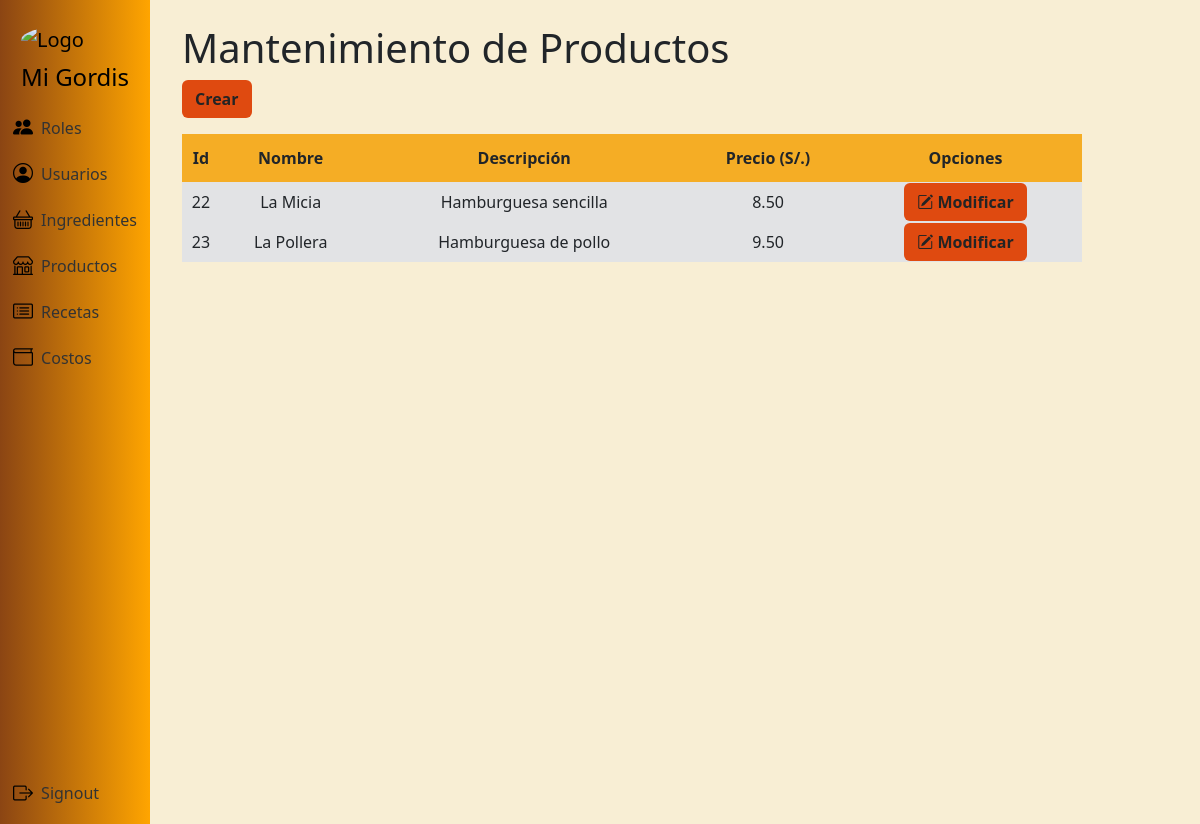
/productos/ (signed in), run on an earlier commit of the app's database.
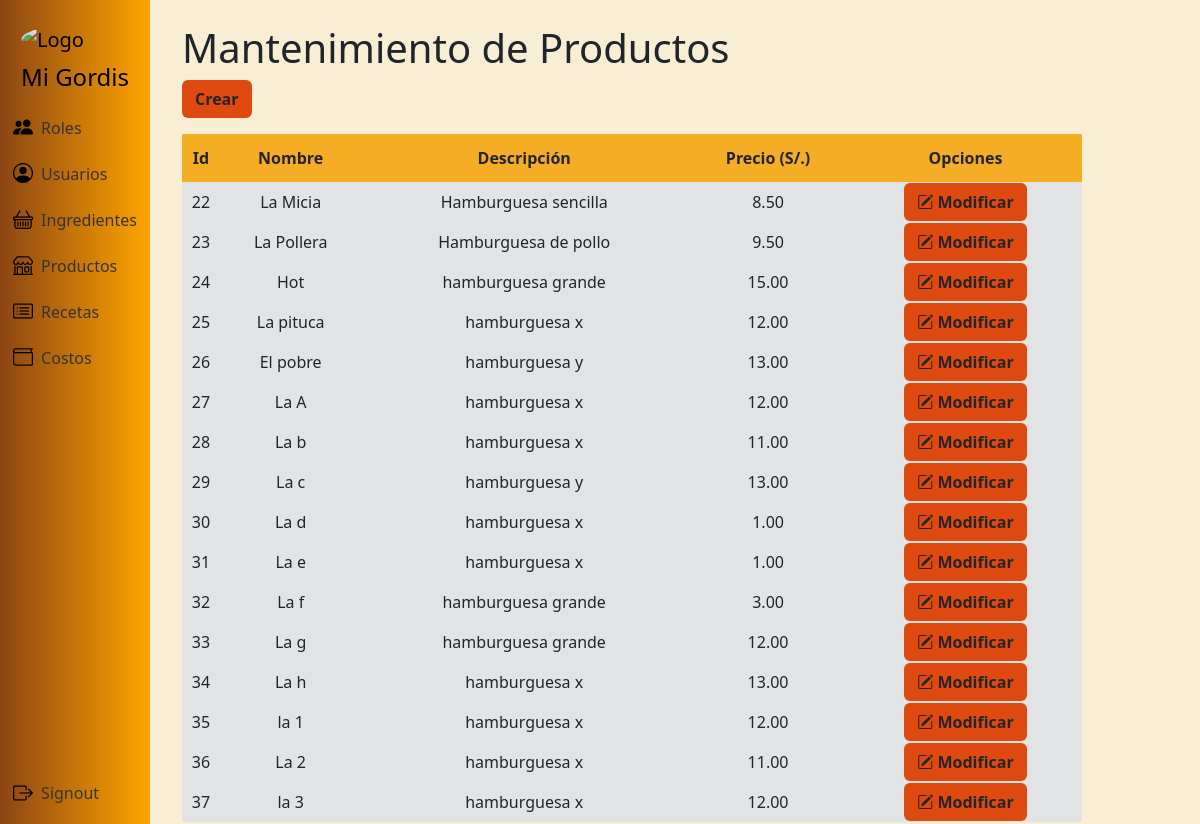
And on a later commit of the database.
### app/models.py (models this page shows, shortened)
class Producto(models.Model):
    id_producto = models.AutoField(primary_key=True)
    nombre_producto = models.CharField(max_length=100)
    descripcion = models.TextField(blank=True, null=True)
    precio_producto = models.DecimalField(max_digits=10, decimal_places=2, blank=True, null=True)

### app/views.py (the view)
# urls.py: path("productos/", views.productos, name="productos"),
@login_required
@admin_required
def productos(request):
    productos = Producto.objects.all()
    contexto = {"productos": productos}
    return render(request, "producto/producto.html", contexto)

### app/models.py (called while the page is built)
    @property
    def is_rol_admin(self):
        return self.rol.is_admin if self.rol else False

### app/templates/producto/producto.html
{% extends 'layouts/base.html' %}
{% block content %}
<h1>Mantenimiento de Productos</h1>
<a class="btn btn-color fw-bold mb-3" href="{% url 'producto_crear' %}" role="button">Crear</a>
<table class="tb">
  <thead class="encabezado-tabla fw-bold">
    <tr>
      <td scope="col">Id</td>
      <td scope="col">Nombre</td>
      <td scope="col">Descripción</td>
      <td scope="col">Precio (S/.)</td>
      <th colspan="2">Opciones</th>
    </tr>
  </thead>
  <tbody class="bg-secondary-subtle">
    {% for producto in productos %}
    <tr>
        <td>{{ producto.id_producto }}</td>
        <td>{{ producto.nombre_producto }}</td>
        <td>{{ producto.descripcion }}</td>
        <td>{{ producto.precio_producto }}</td>
        <td><a class="btn btn-color btn-m fw-bold" href="{% url 'producto_modificar' producto.id_producto %}" role="button">
          <i class="bi bi-pencil-square"></i>
          Modificar
        </a></td>
    </tr>
    {% endfor %}
  </tbody>
</table>
{% endblock %}

### app/templates/layouts/base.html (shortened to what this page needs)
<!DOCTYPE html>
<html lang="en">
<head>
    <link rel="stylesheet" href="https://cdn.jsdelivr.net/npm/bootstrap@5.3.2/dist/css/bootstrap.min.css">
    <link rel="stylesheet" href="https://cdn.jsdelivr.net/npm/bootstrap-icons@1.11.3/font/bootstrap-icons.min.css">
    {% load static %}
    <link rel="stylesheet" href="{% static 'css/styles.css' %}">
</head>
<body>
    <main>
        <nav class="navbar navbar-expand-lg navbar-light align-items-start">
            <div class="d-flex flex-column align-items-center justify-content-start h-100 w-100">
                <a class="navbar-brand d-flex flex-column m-auto gap-2" href="{% url 'home' %}">
                    <img src="{% static 'img/logo.jpg' %}" alt="Logo" class="logo-image rounded-circle">
                    <h4 class="text-center">Mi Gordis</h4>
                </a>
                <div class="d-flex flex-column h-100" id="navbarNav">
                    <ul class="navbar-nav flex-column h-100 justify-content-between">
                        <div>
                            <li class="nav-item">
                                <a class="nav-link" href="{% url 'roles' %}">
                                    <i class="bi bi-people-fill custom-icon"></i>
                                    Roles
                                </a>
                            </li>
                            <li class="nav-item">
                                <a class="nav-link" href="{% url 'usuarios' %}">
                                    <i class="bi bi-person-circle custom-icon"></i>
                                    Usuarios
                                </a>
                            </li>
                            <li class="nav-item">
                                <a class="nav-link" href="{% url 'ingredientes' %}">
                                    <i class="bi bi-basket custom-icon"></i>
                                    Ingredientes
                                </a>
                            </li>
                            <li clsss="nav-item">
                                <a class="nav-link" href="{% url 'productos' %}">
                                    <i class="bi bi-shop custom-icon"></i>
                                    Productos
                                </a>
                            </li>
                            <li class="nav-item">
                                <a class="nav-link" href="{% url 'recetas' %}">
                                    <i class="bi bi-card-list custom-icon"></i>
                                    Recetas
                                </a>
                            </li>
                            <li class="nav-item">
                                <a class="nav-link" href="{% url 'costos' %}">
                                    <i class="bi bi-wallet custom-icon"></i>
                                    Costos
                                </a>
                            </li>
                        </div>
                        <div>
                            <li class="nav-item">
                                <a class="nav-link" href="{% url 'signout' %}">
                                    <i class="bi bi-box-arrow-right custom-icon"></i>
                                    Signout
                                </a>
                            </li>
                        </div>
                    </ul>
                </div>
            </div>
        </nav>
        <div class="container mt-4">
            {% block content %}{% endblock %}
        </div>
    </main>
</body>
</html>

### app/static/css/styles.css (style rules this page uses)
.tb { width: 900px; text-align: center; }
.encabezado-tabla { background-color: #f5ad25; height: 3em; }
.btn-color { background-color: #df4a10; color: #242424; }

### app/templates/layouts/base.html (style rules this page uses)
html, body { height: 100%; margin: 0; padding: 0; }
body { background-color: #f8eed4; background-size: cover; background-repeat: no-repeat; background-position: center; background-attachment: fixed; padding-left: 170px; }
.navbar { background-image: linear-gradient(to right, #8B4513, #FFA500); position: fixed; left: 0; top: 0; bottom: 0; width: 150px; overflow-x: hidden; padding-top: 20px; }
.navbar .nav-link { color: #333; text-decoration: none; display: flex; align-items: center; }
.logo-image { max-height: 120px; }
.custom-icon { margin-right: 0.5rem; font-weight: bold; font-size: 1.25rem; color: black; }

What changed in the data, as far as the page shows it:
added Producto: id_producto "24", nombre_producto "Hot", descripcion "hamburguesa grande", precio_producto "15.00"
added Producto: id_producto "25", nombre_producto "La pituca", descripcion "hamburguesa x", precio_producto "12.00"
added Producto: id_producto "26", nombre_producto "El pobre", descripcion "hamburguesa y", precio_producto "13.00"
added Producto: id_producto "27", nombre_producto "La A", descripcion "hamburguesa x", precio_producto "12.00"
added Producto: id_producto "28", nombre_producto "La b", descripcion "hamburguesa x", precio_producto "11.00"
added Producto: id_producto "29", nombre_producto "La c", descripcion "hamburguesa y", precio_producto "13.00"
added Producto: id_producto "30", nombre_producto "La d", descripcion "hamburguesa x", precio_producto "1.00"
added Producto: id_producto "31", nombre_producto "La e", descripcion "hamburguesa x", precio_producto "1.00"
added Producto: id_producto "32", nombre_producto "La f", descripcion "hamburguesa grande", precio_producto "3.00"
added Producto: id_producto "33", nombre_producto "La g", descripcion "hamburguesa grande", precio_producto "12.00"
added Producto: id_producto "34", nombre_producto "La h", descripcion "hamburguesa x", precio_producto "13.00"
added Producto: id_producto "35", nombre_producto "la 1", descripcion "hamburguesa x", precio_producto "12.00"
added Producto: id_producto "36", nombre_producto "La 2", descripcion "hamburguesa x", precio_producto "11.00"
added Producto: id_producto "37", nombre_producto "la 3", descripcion "hamburguesa x", precio_producto "12.00"
